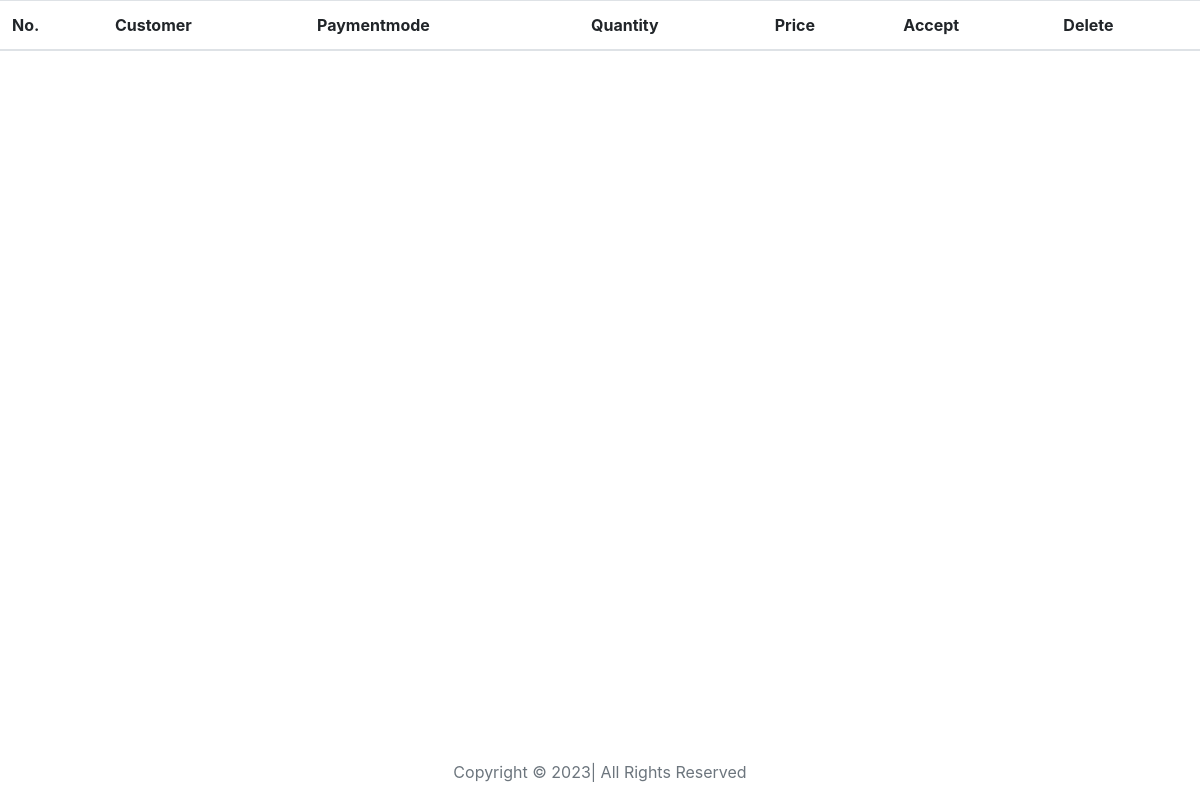
The page /checkorders (signed in) on the database as committed earlier.
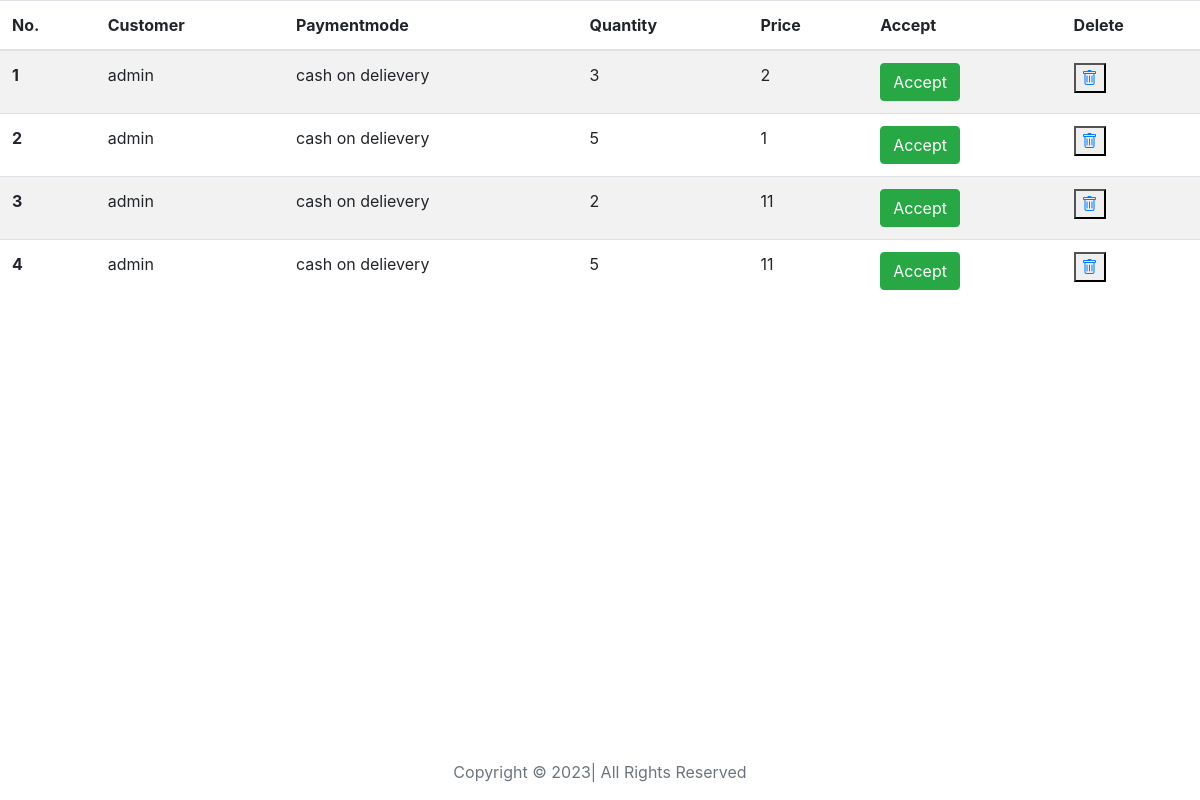
The same page on the database as committed later.
### todoapp/models.py (models this page shows, shortened)
class Final_order_placed(models.Model):
    username = models.TextField()
    sellername = models.TextField()
    itemname = models.TextField()
    paymentmode = models.TextField(
		choices = payment_choice,
		default = '2'
    )
    piece = models.IntegerField()
    price = models.IntegerField()

### todoapp/views.py (the view)
# urls.py: path('checkorders', views.checkorders, name="checkorders"),
def checkorders(request):
    context = {'so': Final_order_placed.objects.filter(sellername = request.session.get('username'))}
    return render(request, 'checkorders.html', context)

### template/checkorders.html (shortened to what this page needs)
<!doctype html>
<html lang="en">
  <head>
    <link rel="stylesheet" href="https://cdn.jsdelivr.net/npm/bootstrap@4.3.1/dist/css/bootstrap.min.css">
    <link rel='stylesheet' href='https://cdn.jsdelivr.net/npm/bootstrap-icons@1.7.2/font/bootstrap-icons.css'>
  </head>
<body>
    <table class="table table-striped table-hover">
  <thead>
    <tr>
      <th scope="col">No.</th>
      <th scope="col">Customer</th>
      <th scope="col">Paymentmode</th>
      <th scope="col">Quantity</th>
      <th scope="col">Price</th>
      <th scope="col">Accept</th>
      <th scope="col">Delete</th>
    </tr>
  </thead>
  <tbody>
    <tr>
    {% for so in so %}
    <th scope="row">{{forloop.counter}}</th>
    <td>{{so.username}}</td>
    <td>{{so.paymentmode}}</td>
    <td>{{so.piece}}</td>
    <td>{{so.price}}</td>
    <td><a class="btn btn-success " href="/placeorders/{{so.username}}/{{so.sellername}}/{{so.itemname}}/{{so.price}}" >Accept</a></td>
    <td><button> <a class="bi bi-trash " href="/deleteorders/{{so.username}}/{{so.sellername}}/{{so.itemname}}/{{so.price}}" > </a></button> </td>
    </tr>
    {% endfor %}
  </tbody>
</table>
    <p class="mt-5 mb-3 text-muted text-center  text-dark fixed-bottom my-03 py-13">Copyright &copy; 2023| All Rights Reserved</p>
</body>
</html>

Rows that differ between the two databases and show on the page:
added Final_order_placed: username "admin", paymentmode "cash on delievery", piece "3", price "2"
added Final_order_placed: username "admin", paymentmode "cash on delievery", piece "5", price "1"
added Final_order_placed: username "admin", paymentmode "cash on delievery", piece "2", price "11"
added Final_order_placed: username "admin", paymentmode "cash on delievery", piece "5", price "11"
